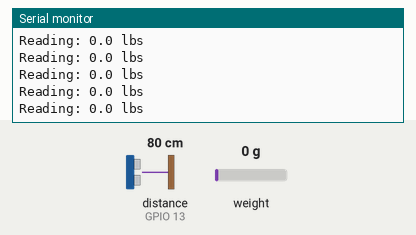
The program below on a simulated ESP32. Shown: the last lines printed to the serial monitor. The inputs (shaded band) are chosen by the test bench; at power-on: weight on the scale 0 g, distance to the obstacle (sensor on GPIO 13) 80 cm.

Above: at 2.2 s.
2.3 s: weight on the scale set to 100 g
At 2.38 s:
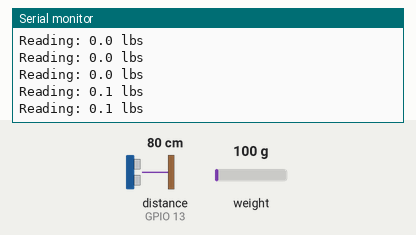
5.3 s: weight on the scale set to 1250 g
At 5.33 s:
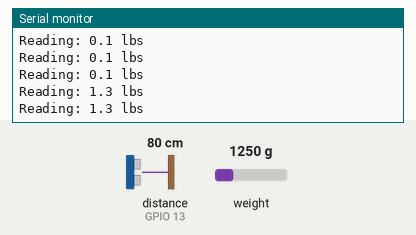
Timing chart, 0 to 8.3 s (numbered marks = the images above; inputs shaded):
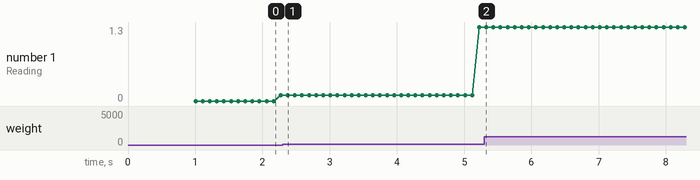

Measured:
- after the input at 2.3 s, the serial monitor: prints a new line after 0.08 s (image 1)
- after the input at 5.3 s, the serial monitor: prints a new line at once (image 2)
- plotted number 1: 0.1 → 1.3 after the input at 2.3 s

The program:

main.cpp
```cpp
#include <Arduino.h>

/*
 Example using the SparkFun HX711 breakout board with a scale
 By: Nathan Seidle
 SparkFun Electronics
 Date: November 19th, 2014
 License: This code is public domain but you buy me a beer if you use this and we meet someday (Beerware license).

 This example demonstrates basic scale output. See the calibration sketch to get the calibration_factor for your
 specific load cell setup.

 This example code uses bogde's excellent library: https://github.com/bogde/HX711
 bogde's library is released under a GNU GENERAL PUBLIC LICENSE

 The HX711 does one thing well: read load cells. The breakout board is compatible with any wheat-stone bridge
 based load cell which should allow a user to measure everything from a few grams to tens of tons.

 Arduino pin 2 -> HX711 CLK
 3 -> DAT
 5V -> VCC
 GND -> GND

 The HX711 board can be powered from 2.7V to 5V so the Arduino 5V power should be fine.

*/

#include "HX711.h" //This library can be obtained here http://librarymanager/All#Avia_HX711

#define calibration_factor -7050.0 //This value is obtained using the SparkFun_HX711_Calibration sketch

#define LOADCELL_DOUT_PIN  3
#define LOADCELL_SCK_PIN  2

HX711 scale;

#include <Ultrasonic.h>

Ultrasonic ultrasonic1(12, 13);	// An ultrasonic sensor HC-04

void setup() {
  Serial.begin(9600);
  Serial.println("HX711 scale demo");

  scale.begin(LOADCELL_DOUT_PIN, LOADCELL_SCK_PIN);
  scale.set_scale(calibration_factor); //This value is obtained by using the SparkFun_HX711_Calibration sketch
  scale.tare();	//Assuming there is no weight on the scale at start up, reset the scale to 0

  Serial.println("Readings:");
}

void loop() {
  float reading = ultrasonic1.read();
  float length = 195 - reading;
  Serial.print("Reading: ");
  Serial.print(scale.get_units(), 1); //scale.get_units() returns a float
  Serial.print(" lbs"); //You can change this to kg but you'll need to refactor the calibration_factor
  Serial.println();
}
```
